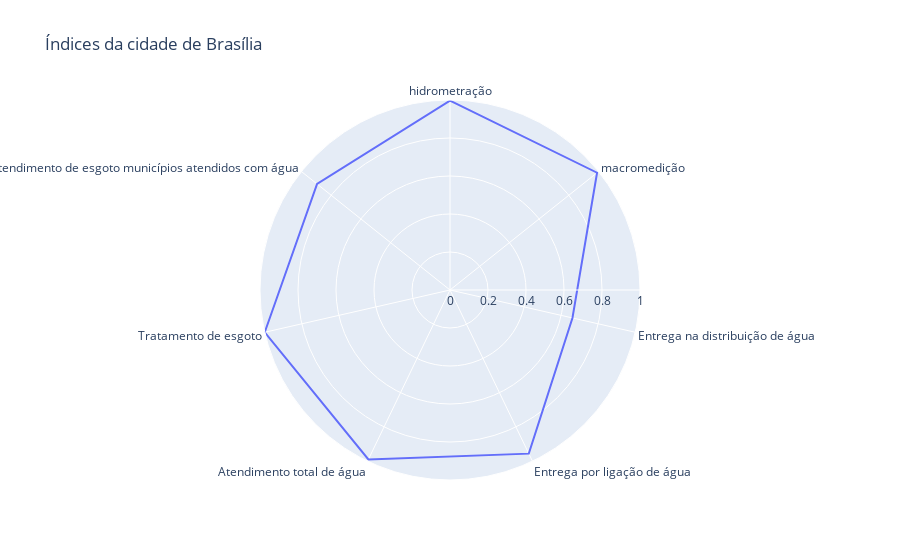

Notebook source saved alongside this figure:
### Markdown cell above
## Plotando grafico de radar para a cidade de Brasilia

### Code cell
fig = px.line_polar(df_radar_top5, r='Brasília', theta='indice', line_close=True, title = 'Índices da cidade de Brasília')
plt.savefig('Brasilia.png', format='png')
fig.show()

### Figure 1 — Plotly figure (JSON) as saved in the notebook; plotly's stock layout.template omitted (floating-point values rounded to 4 significant figures)
{"data": [{"hovertemplate": "Brasília=%{r}<br>indice=%{theta}<extra></extra>", "legendgroup": "", "line": {"color": "#636efa", "dash": "solid"}, "marker": {"symbol": "circle"}, "mode": "lines", "name": "", "r": [0.9965, 0.99, 0.661, 0.9559, 0.9898, 1, 0.8948, 0.9965], "showlegend": false, "subplot": "polar", "theta": ["hidrometração", "macromedição", "Entrega na distribuição de água", "Entrega por ligação de água", " Atendimento total de água", "Tratamento de esgoto", "Atendimento de esgoto municípios atendidos com água", "hidrometração"], "type": "scatterpolar"}], "layout": {"legend": {"tracegroupgap": 0}, "polar": {"angularaxis": {"direction": "clockwise", "rotation": 90}, "domain": {"x": [0, 1], "y": [0, 1]}}, "title": {"text": "Índices da cidade de Brasília"}}}
